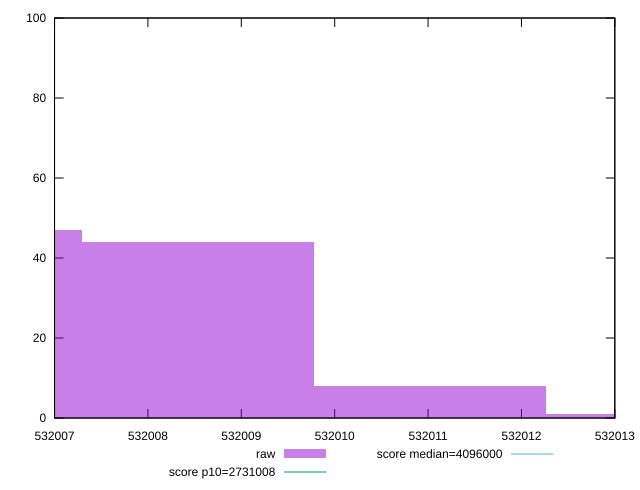

Reproduce this figure in gnuplot.
reset

$raw <<EOF
532011.0221397633 8
532008.5391932289 44
532006.0562466945 47
532013.5050862978 1
EOF

set key outside below
set boxwidth 2.4829465344000603
set xrange [532007:532013]
set yrange [0:100]
set trange [0:100]
set style fill transparent solid 0.5 noborder

set parametric
set terminal svg size 640, 490 enhanced background rgb 'white'
set output "reports/report_00031_2021-02-24T23-18-18.084Z/total-byte-weight/samples/agenda/raw/histogram.svg"

plot $raw title "raw" with boxes, \
     2731008,t title "score p10=2731008", \
     4096000,t title "score median=4096000"

reset
